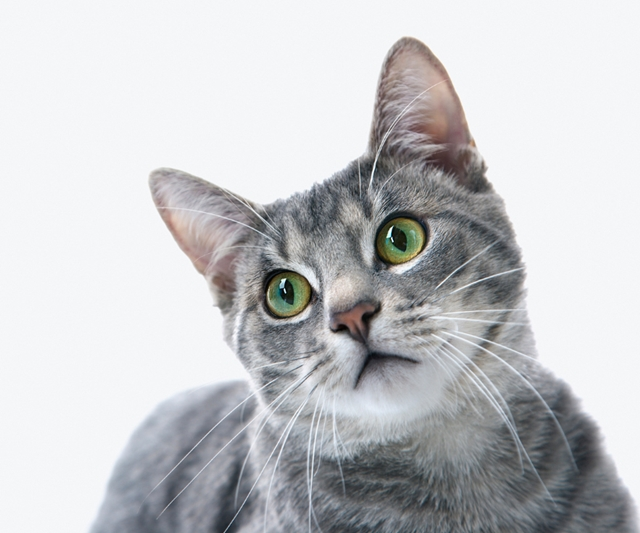
#> input picture OpenCV/code/chap07/image/1.jpg, 640 x 533 px, found by its file name
$ python 16.py
#> lines starting #> are read from the running program, lines starting #| are printed output that depends on the picture; after the words box and inside, x2 and y2 are one past the last pixel; in counts of white or black regions, pixels touching at a corner belong together
import numpy as np, cv2

def mopholgy(image, mask=None):
    dst = np.zeros(image.shape, np.uint8)
    if mask is None : mask = np.ones((3, 3), np.uint8)

    rows, cols = image.shape[:2]
    mcnt = cv2.countNonZero(mask)
    for i in range(1, rows -1):
        for j in range(1, cols - 1):
            y1, y2 = i - 1, i + 2
            x1, x2 = j - 1, j + 2

            roi = image[y1:y2, x1:x2]
            temp = cv2.bitwise_and(roi, mask)
            cnt = cv2.countNonZero(temp)
            dst[i, j] = 255 if (cnt == mcnt) else 0

    for i in range(1, rows -1):
        for j in range(1, cols - 1):
            y1, y2 = i - 1, i + 2
            x1, x2 = j - 1, j + 2

            roi = image[y1:y2, x1:x2]
            temp = cv2.bitwise_and(roi, mask)
            cnt = cv2.countNonZero(temp)
            dst[i, j] = 0 if (cnt == 0) else 255
    return dst

def salt_pepper_noise(img, n):
#> called with n = 10000
    h, w = img.shape[:2]
#> h = 533; w = 640
    x, y = np.random.randint(0, w, n), np.random.randint(0, h, n)
    noise = img.copy()
    for(x, y) in zip(x,y):
        noise[y, x] = 0 if np.random.rand() < 0.5 else 255
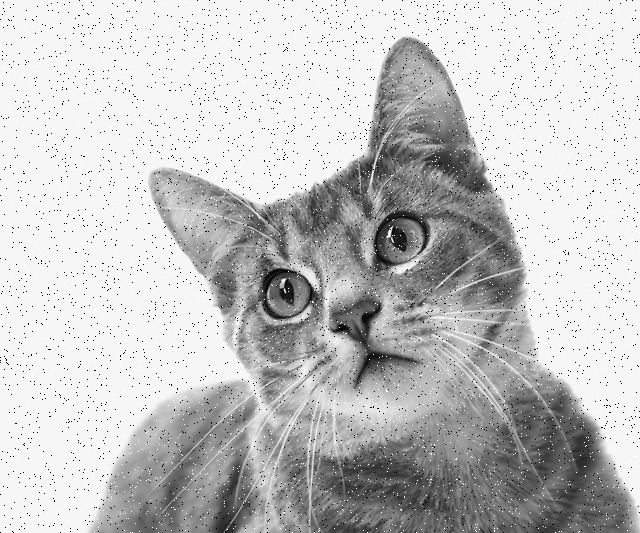
#> noise: shape (533, 640); min 0, max 255, mean 196.6
    return noise

image = cv2.imread("c:/computervision/chap07/image/1.jpg", cv2.IMREAD_GRAYSCALE)
if image is None : raise Exception("영상파일 읽기 오류")
noise = salt_pepper_noise(image, 10000)

data = [0, 1, 0,
        1, 1, 1,
        0, 1, 0]
mask = np.array(data, np.uint8).reshape(3, 3)
th_img = cv2.threshold(noise, 128, 255, cv2.THRESH_BINARY)[1]
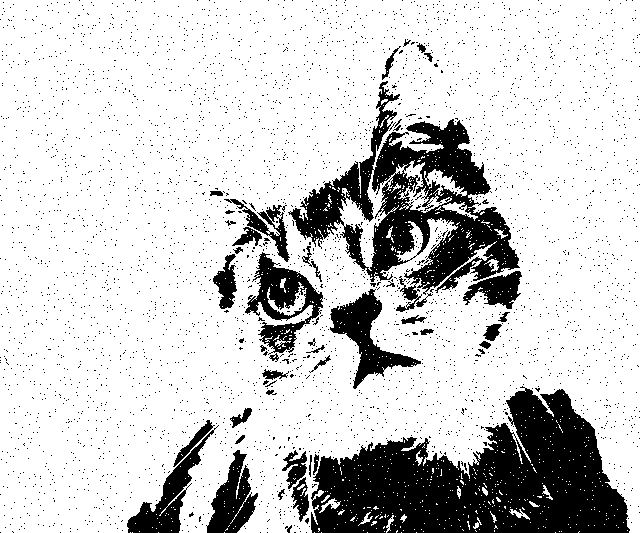
#> th_img: shape (533, 640); 80.5% white; 3792 black regions (3750 under 20 px), largest, box (x1, y1, x2, y2) and area: (311, 386, 630, 533) 27514, (288, 81, 520, 312) 17345, (245, 252, 323, 355) 3183

dst = mopholgy(th_img, mask)
#> after the loop in mopholgy, `for i in range(1, rows -1):`:
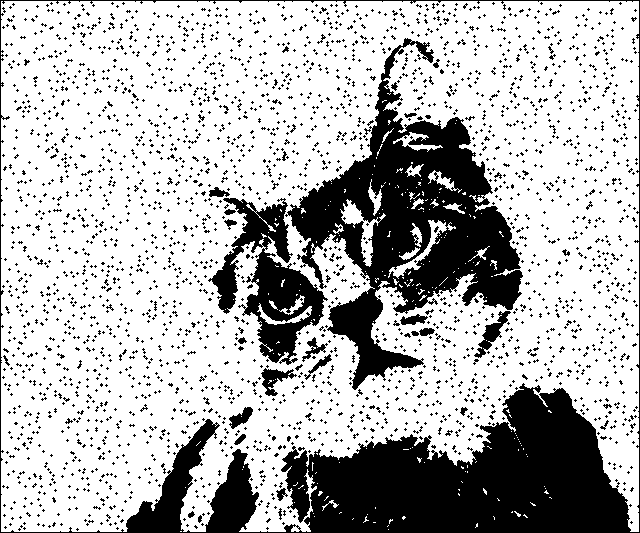
#> dst: shape (533, 640); 71.9% white; 2729 black regions (2681 under 20 px), largest, box (x1, y1, x2, y2) and area: (0, 0, 640, 533) 39636, (285, 38, 523, 390) 28776, (208, 198, 328, 365) 7651
#> after the loop in mopholgy, `for i in range(1, rows -1):`:
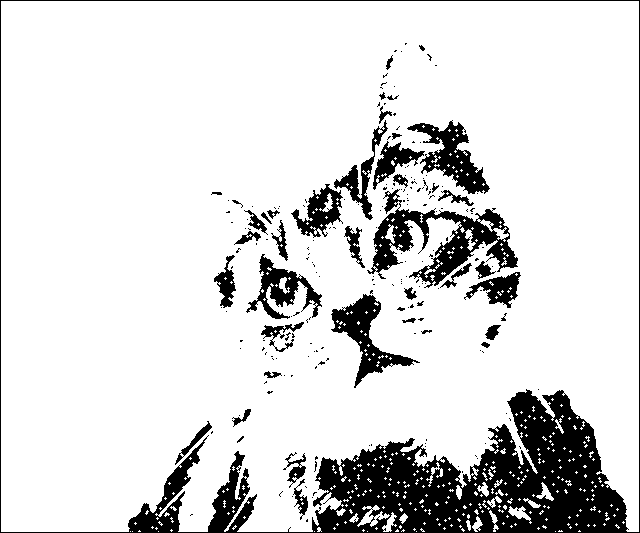
#> dst: shape (533, 640); 85.5% white; 208 black regions (165 under 20 px), largest, box (x1, y1, x2, y2) and area: (0, 0, 640, 533) 29590, (367, 189, 518, 288) 4904, (331, 294, 420, 388) 2348

cv2.imshow('image', noise)
cv2.imshow('binary', th_img)
cv2.imshow('mopholgy', dst)
cv2.waitKey()

$ run again, with OpenCV/code/chap07/image/2.jpg copied over OpenCV/code/chap07/image/1.jpg
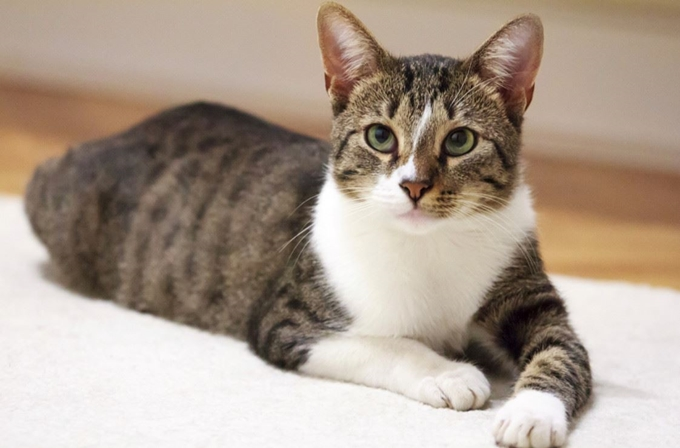
#> input picture OpenCV/code/chap07/image/2.jpg, 680 x 448 px, found by its file name
#> after the loop in salt_pepper_noise, `for(x, y) in zip(x,y):`:
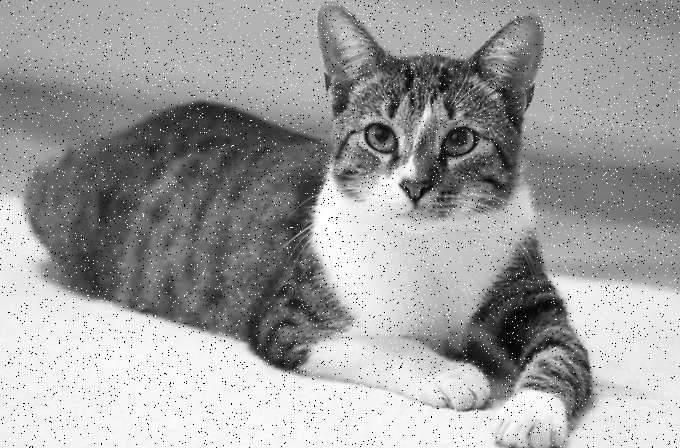
#> noise: shape (448, 680); min 0, max 255, mean 159.4
#> th_img: shape (448, 680); 65.2% white; 2983 black regions (2974 under 20 px), largest, box (x1, y1, x2, y2) and area: (0, 76, 402, 373) 61167, (318, 6, 680, 229) 27755, (416, 237, 594, 430) 12590
#> after the loop in mopholgy, `for i in range(1, rows -1):`:
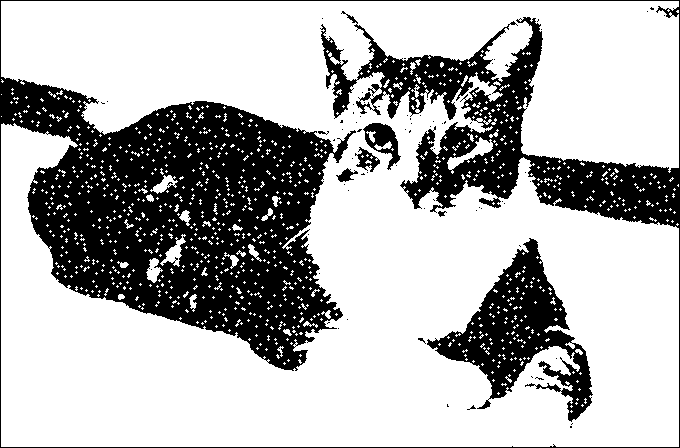
#> dst: shape (448, 680); 70.2% white; 74 black regions (67 under 20 px), largest, box (x1, y1, x2, y2) and area: (0, 0, 680, 448) 78608, (427, 238, 593, 422) 10682, (363, 123, 401, 170) 774

$ run again, with OpenCV/code/chap07/image/3.jpg copied over OpenCV/code/chap07/image/1.jpg
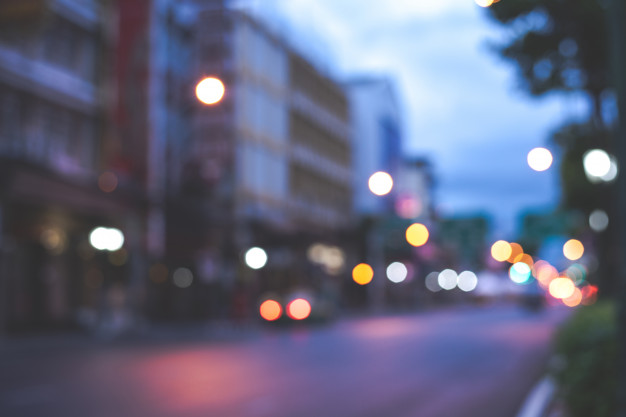
#> input picture OpenCV/code/chap07/image/3.jpg, 626 x 417 px, found by its file name
#> after the loop in salt_pepper_noise, `for(x, y) in zip(x,y):`:
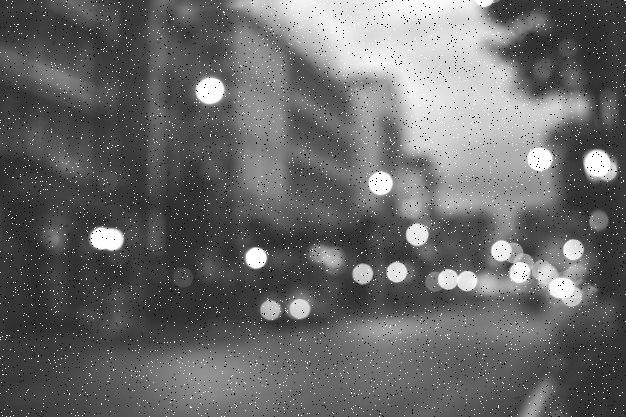
#> noise: shape (417, 626); min 0, max 255, mean 105
#> th_img: shape (417, 626); 25.2% white; 3379 white regions (3360 under 20 px), largest, box (x1, y1, x2, y2) and area: (230, 0, 589, 308) 46020, (236, 28, 285, 197) 5724, (171, 357, 254, 402) 2807
#> after the loop in mopholgy, `for i in range(1, rows -1):`:
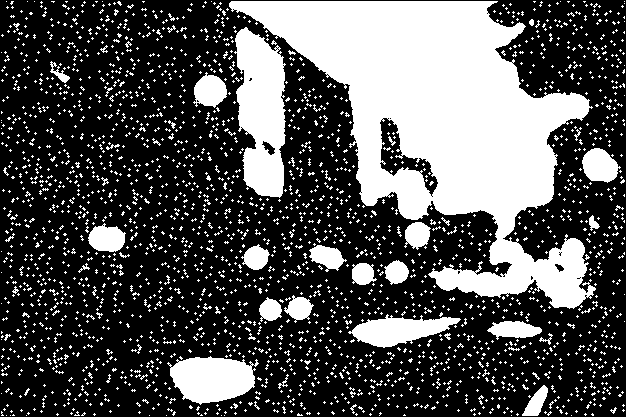
#> dst: shape (417, 626); 32.2% white; 2455 white regions (2391 under 20 px), largest, box (x1, y1, x2, y2) and area: (229, 1, 596, 309) 48780, (234, 27, 286, 198) 6375, (167, 356, 259, 405) 3128

$ run again, with OpenCV/code/chap07/image/4.jpg copied over OpenCV/code/chap07/image/1.jpg
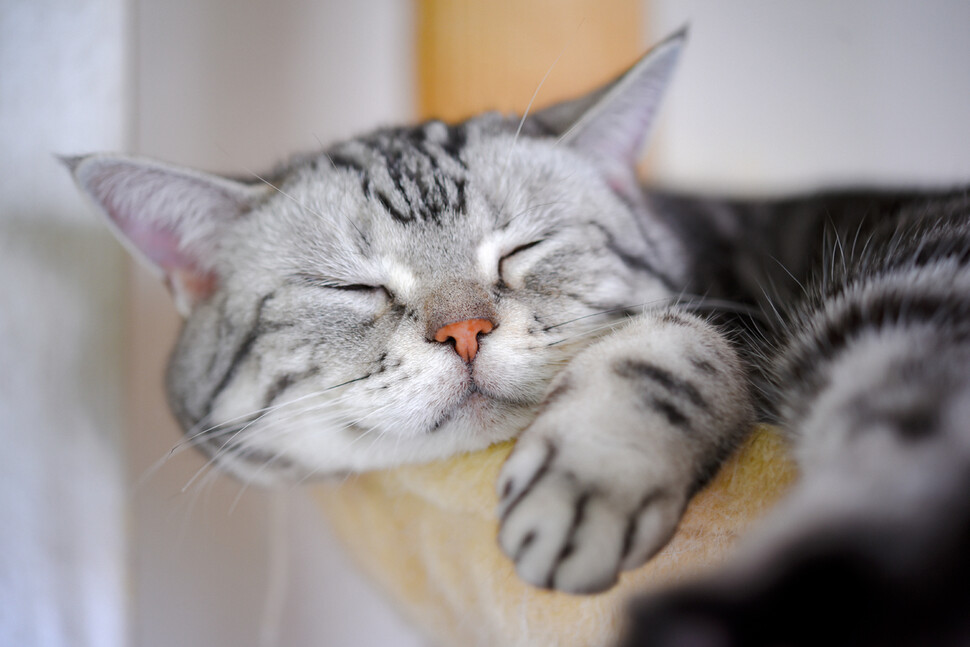
#> input picture OpenCV/code/chap07/image/4.jpg, 970 x 647 px, found by its file name
#> after the loop in salt_pepper_noise, `for(x, y) in zip(x,y):`:
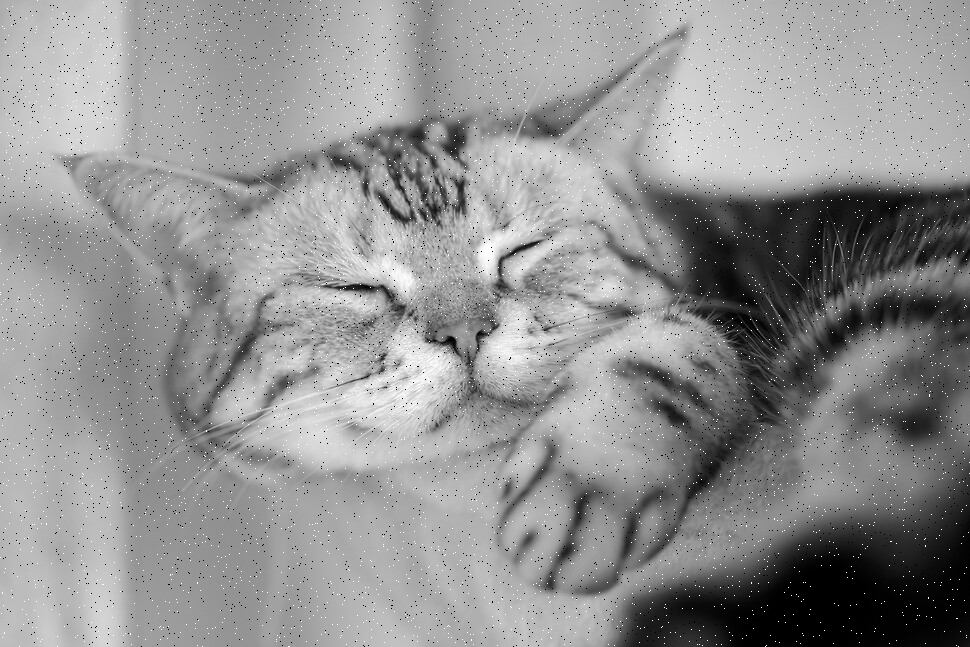
#> noise: shape (647, 970); min 0, max 255, mean 145
#> th_img: shape (647, 970); 74.1% white; 3782 black regions (3730 under 20 px), largest, box (x1, y1, x2, y2) and area: (537, 182, 970, 647) 130930, (159, 293, 295, 462) 5586, (357, 114, 473, 230) 5193
#> after the loop in mopholgy, `for i in range(1, rows -1):`:
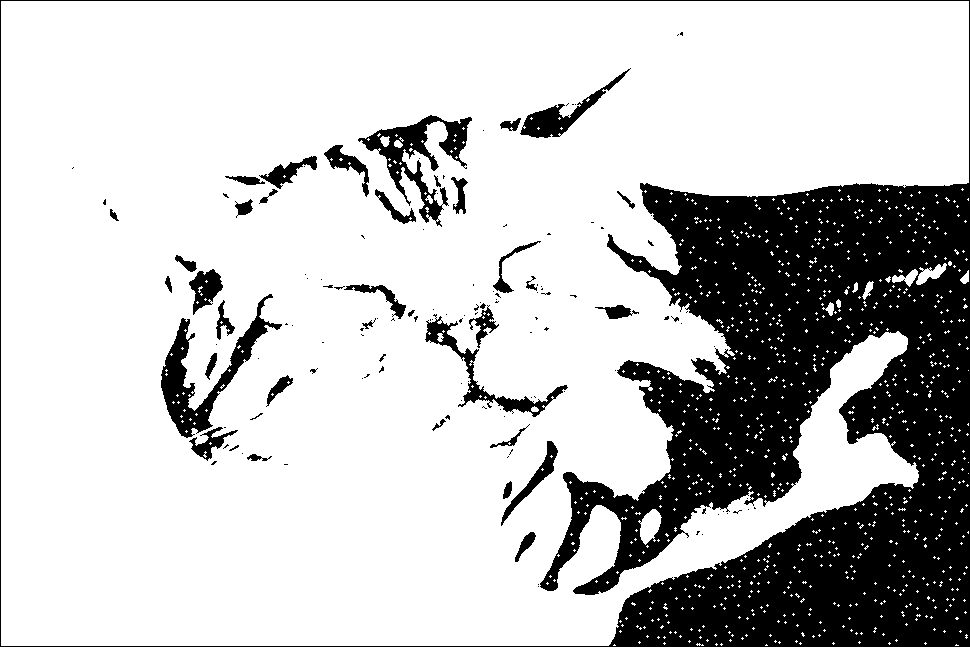
#> dst: shape (647, 970); 76.8% white; 138 black regions (97 under 20 px), largest, box (x1, y1, x2, y2) and area: (0, 0, 970, 647) 125857, (161, 294, 282, 438) 3991, (358, 115, 472, 227) 3579
